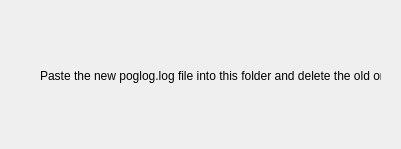
<?xml version="1.0" encoding="UTF-8"?>
<ui version="4.0">
 <class>Dialog</class>
 <widget class="QDialog" name="Dialog">
  <property name="geometry">
   <rect>
    <x>0</x>
    <y>0</y>
    <width>401</width>
    <height>149</height>
   </rect>
  </property>
  <property name="windowTitle">
   <string>Dialog</string>
  </property>
  <widget class="QLabel" name="label">
   <property name="geometry">
    <rect>
     <x>40</x>
     <y>50</y>
     <width>341</width>
     <height>51</height>
    </rect>
   </property>
   <property name="text">
    <string>Paste the new poglog.log file into this folder and delete the old one</string>
   </property>
  </widget>
 </widget>
 <resources/>
 <connections/>
</ui>
